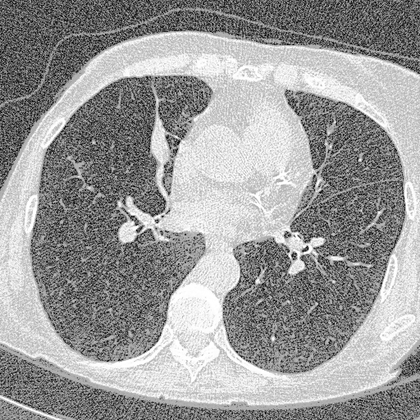
%> input picture Lecture Scripts/LungCtSlice.tif, 420 x 420 px, shrunk from 512 x 512 before the run
$ octave Snippet_14_Run_EM_Segmentation.m   (GNU Octave 9; MATLAB toolbox functions it lacks are replaced by stand-ins)
%> lines starting %> are read from the running program, lines starting %| are printed output that depends on the picture; in (x1, y1, x2, y2) boxes, pixels count from 0 and x2, y2 are one past the last pixel; in counts of white or black regions, pixels touching at a corner belong together; the program's own positions count from 1
% Clear the command window.
clc;
% Close all open figure windows.
close all;
% Clear all variables from the workspace.
clear all;

% Load the trained EM model parameters from the MAT file.
load("Snippet13_TrainedEMModelParameters.mat");
% Extract the Gaussian means from the structure.
gaussianMeans = modelParameters.GaussianMeans;
% Extract the Gaussian variances from the structure.
gaussianVariances = modelParameters.GaussianVariances;
% Extract the class priors from the structure.
classPriors = modelParameters.ClassPriors;

% Display the loaded model parameters.
fprintf("Loaded EM Model Parameters:\n");
fprintf("Class 1: Mean=%.4f, Variance=%.4f, Prior=%.4f\n", gaussianMeans(1), gaussianVariances(1), classPriors(1));
fprintf("Class 2: Mean=%.4f, Variance=%.4f, Prior=%.4f\n", gaussianMeans(2), gaussianVariances(2), classPriors(2));

% Load the held-out test image and convert it to double precision.
testImage = double(imread("LungCtSlice.tif"));
%> testImage: size 420x420 double; min 0, max 255, mean 154.6; mean of the top-left, top-right, bottom-left and bottom-right quarters 134.5, 165.1, 158.3, 160.5
% Load the expert ground truth mask.
rawMask = imread("LungCtMask.tif");
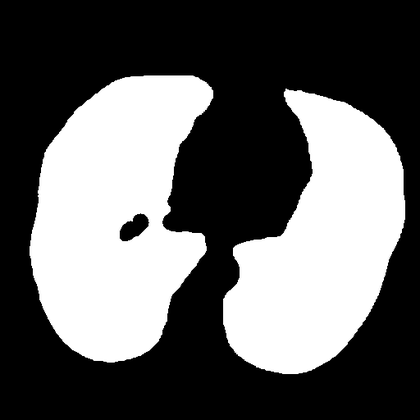
%> input picture Lecture Scripts/LungCtMask.tif, 420 x 420 px, shrunk from 512 x 512 before the run
%> rawMask is the input picture: size 420x420 uint8; min 0, max 255, mean 97.5

% Check if the mask is an RGB image with three color channels.
if (size(rawMask, 3) == 3)
    % Extract the blue color channel from the mask.
    blueChannel = rawMask(:, :, 3);
    % Extract the red color channel from the mask.
    redChannel = rawMask(:, :, 1);
    % Extract the green color channel from the mask.
    greenChannel = rawMask(:, :, 2);
    % Create a logical mask for the blue regions representing the target class.
    groundTruthMask = (blueChannel > 128) & (redChannel < 128) & (greenChannel < 128);
else
    % Create a logical mask for the target class assuming white pixels.
    groundTruthMask = rawMask > 128;
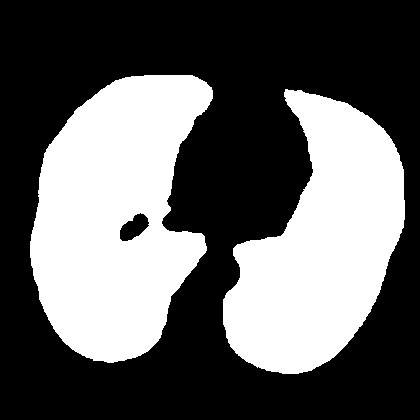
%> groundTruthMask: size 420x420 logical; 38.2% white; 2 white regions, box (x1, y1, x2, y2) and area: (30, 75, 213, 363) 36340, (223, 89, 405, 374) 31091
    % End the mask type check.
end

% Get the dimensions of the test image.
[imageRows, imageCols] = size(testImage);
%> imageRows = 420; imageCols = 420
% Initialize the segmentation mask with false values.
segmentationMask = false(imageRows, imageCols);

% Loop through each row of the test image.
for rowIndex = 1:1:imageRows
    % Loop through each column of the test image.
    for colIndex = 1:1:imageCols
        % Extract the pixel intensity.
        pixelIntensity = testImage(rowIndex, colIndex);

        % Calculate the likelihood for Class 1.
        likelihoodClass1 = (1.0 ./ sqrt(2.0 .* pi .* gaussianVariances(1))) .* exp(-((pixelIntensity - gaussianMeans(1)).^2) ./ (2.0 .* gaussianVariances(1)));
        % Calculate the likelihood for Class 2.
        likelihoodClass2 = (1.0 ./ sqrt(2.0 .* pi .* gaussianVariances(2))) .* exp(-((pixelIntensity - gaussianMeans(2)).^2) ./ (2.0 .* gaussianVariances(2)));

        % Calculate the posterior score for Class 1.
        posteriorScore1 = likelihoodClass1 .* classPriors(1);
        % Calculate the posterior score for Class 2.
        posteriorScore2 = likelihoodClass2 .* classPriors(2);

        % Assign the pixel to Class 1 if its posterior score is higher.
        if (posteriorScore1 > posteriorScore2)
            % Set the segmentation mask pixel to true.
            segmentationMask(rowIndex, colIndex) = true;
            % End the class assignment check.
        end
        % End the column loop.
    end
    % End the row loop.
end
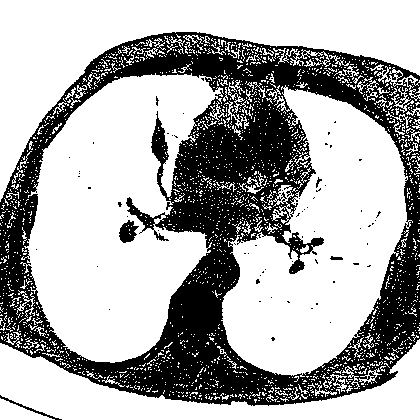
%> segmentationMask: size 420x420 logical; 67.4% white; 80 black regions (75 under 20 px), largest, box (x1, y1, x2, y2) and area: (0, 32, 420, 406) 56764, (119, 220, 139, 243) 283, (0, 395, 62, 420) 146, (330, 256, 343, 260) 38, (316, 177, 322, 188) 26

% Compute the intersection between the segmentation and the ground truth.
truePositives = sum(segmentationMask(:) & groundTruthMask(:));
%> truePositives = 65385
% Compute the false positives.
falsePositives = sum(segmentationMask(:) & ~groundTruthMask(:));
%> falsePositives = 53522
% Compute the false negatives.
falseNegatives = sum(~segmentationMask(:) & groundTruthMask(:));
%> falseNegatives = 2046

% Calculate the denominator for the Dice coefficient.
diceDenominator = (2.0 .* truePositives) + falsePositives + falseNegatives;
%> diceDenominator = 186338

% Check if the denominator is positive.
if (diceDenominator > 0)
    % Calculate the Dice coefficient.
    diceCoefficient = (2.0 .* truePositives) ./ diceDenominator;
%> diceCoefficient = 0.702
else
    % Set the Dice coefficient to 1.0 if both masks are empty.
    diceCoefficient = 1.0;
    % End the empty mask check.
end

% Display the evaluation metrics.
fprintf("\n=== EM Segmentation Evaluation ===\n");
fprintf("Dice Coefficient = %.4f\n", diceCoefficient);
%| Dice Coefficient = 0.7018
fprintf("TP=%d, FP=%d, FN=%d\n", truePositives, falsePositives, falseNegatives);
%| TP=65385, FP=53522, FN=2046

% Open a new figure window for visualization.
figure("Color", "w");

% Create the first subplot for the test image.
subplot(1, 3, 1);
% Display the test image with automatic scaling.
imshow(testImage, []);
% Add a title to the test image.
title("Test Image");

% Create the second subplot for the ground truth.
subplot(1, 3, 2);
% Display the ground truth mask.
imshow(groundTruthMask);
% Add a title to the ground truth.
title("Ground Truth Mask");

% Create the third subplot for the EM segmentation.
subplot(1, 3, 3);
% Display the segmentation mask.
imshow(segmentationMask);
% Add a title to the segmentation mask including the Dice score.
title(sprintf("EM Segmentation\nDice=%.4f", diceCoefficient));
